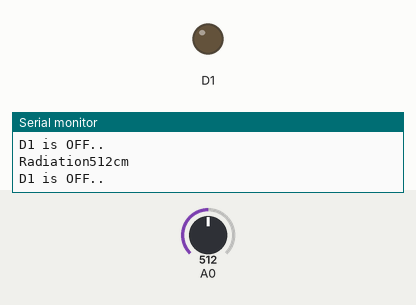
This sketch was run on a simulated ESP8266 (NodeMCU). On the bench: output pins drawn as LEDs (lit = HIGH), the last lines printed to the serial monitor. The test bench sets the inputs (shaded band); at power-on: A0 = 512. WiFi joins after 1.5 s; servers stay silent unless stated.

Above: at 2.8 s.
2.9 s: A0 set to 111
4.7 s: A0 set to 95
At 6.1 s:
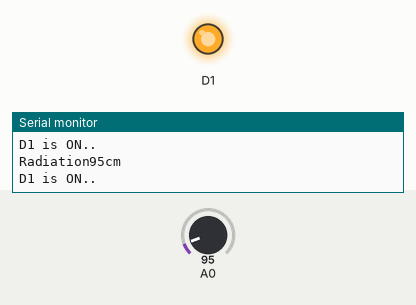
6.6 s: A0 set to 122
At 8.0 s:
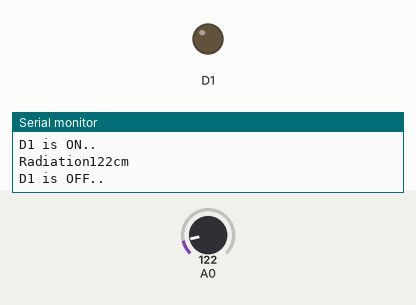
9.0 s: A0 set to 90
At 11.0 s:
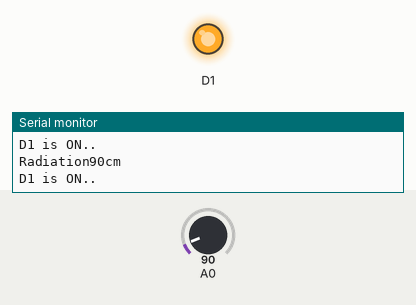
Timing chart, 0 to 12.4 s (numbered marks = the images above; inputs shaded):
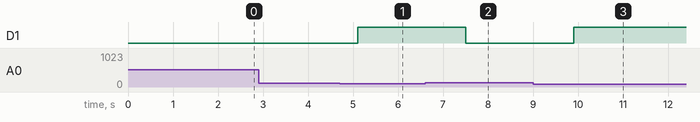

The sketch:

IR_SENSOR.ino
```cpp
#include "ThingSpeak.h"
#include <ESP8266WiFi.h>
#include <WiFiClient.h>
//Replace your wifi credentials here
const char* ssid = "Galaxy M14";//Replace with your Wifi Name
const char* password = "12345678";// Replace with your wifi Password
const char* server ="api.thingspeak.com";
const char* apikey= "1J7I7DRNB52IFACQ";
WiFiClient client;
void setup() {
Serial.begin(115200);
pinMode(D1,OUTPUT);
delay(100);
// We start by connecting to a WiFi network
Serial.println();
Serial.println();
Serial.print("Connecting to ");
Serial.println(ssid);
WiFi.begin(ssid, password);

while (WiFi.status() != WL_CONNECTED)
{
delay(500);
Serial.print(".");
}

Serial.println("");
Serial.println("WiFi connected");
Serial.println("IP address: ");
Serial.println(WiFi.localIP());
Serial.print("Netmask: ");
Serial.println(WiFi.subnetMask());
Serial.print("Gateway: ");
Serial.println(WiFi.gatewayIP());
ThingSpeak.begin(client);
}

void loop() {
int sensorvalue = analogRead(A0);
int radiation = sensorvalue;
Serial.print("Radiation");
Serial.print(radiation);
Serial.println("cm");
ThingSpeak.writeField(2831460,1,sensorvalue,"7HEFPF3M9EUI65IJ");
if(sensorvalue<100)
  {
    digitalWrite(D1,HIGH);
    Serial.println("D1 is ON..");
  }
  else{
    digitalWrite(D1,LOW);
    Serial.println("D1 is OFF..");
  }
  delay(500);
}
```

Measured:
- the behaviour switches between 100 and 99 on A0 (found by bisection; images 0 and 1)
- after the input at 4.7 s, D1: LOW → HIGH after 0.41 s
- after the input at 6.6 s, D1: HIGH → LOW after 0.91 s
- after the input at 9.0 s, D1: LOW → HIGH after 0.91 s
